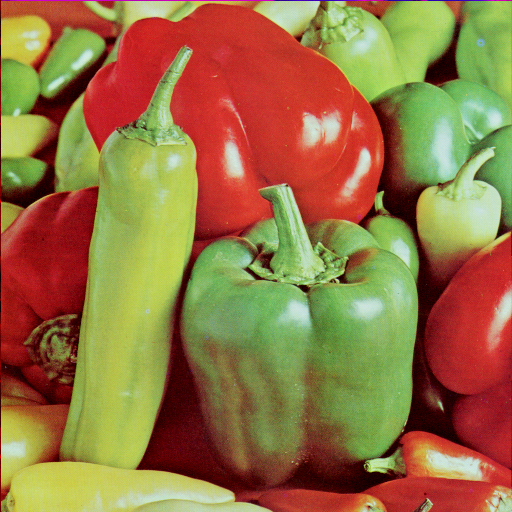
#> input picture img/PeppersRGB.jpg, 512 x 512 px
$ python nega.py
#> lines starting #> are read from the running program, lines starting #| are printed output that depends on the picture
from PIL import Image
import numpy as np
import math
import matplotlib.pyplot as plt
from copy import deepcopy
import cv2

def negative(r,g,b):
    r = int(255-r)
    g = int(255-g)
    b = int(255-b)
    return [r, g, b]


def setRGB(r,g,b):
    r = int(r)
    g = int(g)
    b = int(b)
    return [r, g, b]

img = Image.open('img/PeppersRGB.jpg')
#> img is the input picture: PIL image 512x512 RGB; mean R, G, B 149.8, 115.6, 66.6
img = np.asarray(img)

colorImg = deepcopy(img)

for i in range(len(img)):
        for j in range(len(img[i])):
            pixelR = int (img[i][j][0])
            pixelG = int (img[i][j][1])
            pixelB = int (img[i][j][2])

            colorImg[i][j] = negative(pixelR,pixelG,pixelB)
#> this loop made 512 passes
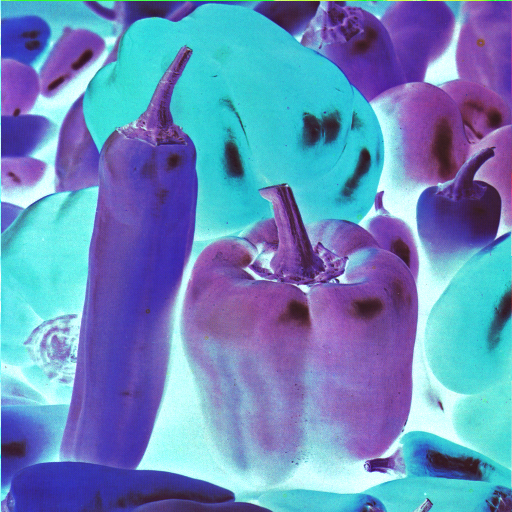
#> colorImg: shape (512, 512, 3); mean R, G, B 105.2, 139.4, 188.4


plt.subplot(2,2,1)
plt.imshow(img)
plt.subplot(2,2,2)
plt.hist(img.ravel(),256,[0,256])
plt.subplot(2,2,3)
plt.imshow(colorImg)
plt.subplot(2,2,4)
plt.hist(colorImg.ravel(),256,[0,256])


plt.show()
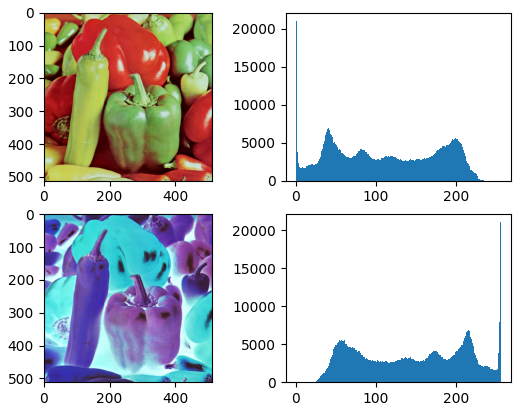
#> figure drawn by matplotlib, 4 panels; panel 2: tallest bar 21039 high, from x = 0 to 1; panel 4: tallest bar 21039 high, from x = 255 to 256

$ run again, with img/angiogram.jpg copied over img/PeppersRGB.jpg
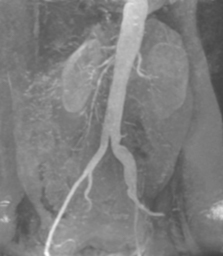
#> input picture img/angiogram.jpg, 223 x 256 px
#> img is the input picture: PIL image 223x256 RGB; min 66, max 254, mean 125.7
#> the loop `for i in range(len(img)):` made 256 passes
#> after the loop `for i in range(len(img)):`:
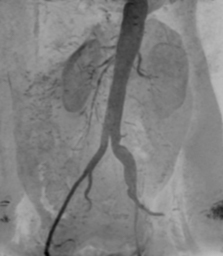
#> colorImg: shape (256, 223, 3); min 1, max 189, mean 129.3
#> `plt.show()`:
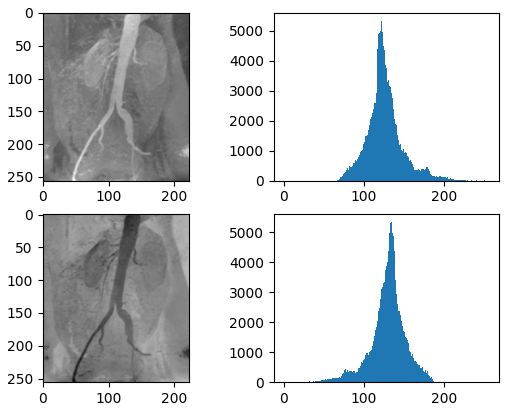
#> figure drawn by matplotlib, 4 panels; panel 2: tallest bar 5343 high, from x = 121 to 122; panel 4: tallest bar 5343 high, from x = 134 to 135
